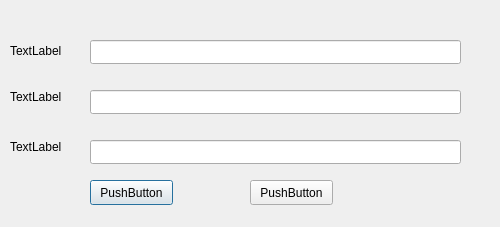
<?xml version="1.0" encoding="UTF-8"?>
<ui version="4.0">
 <class>PasswordDlg</class>
 <widget class="QDialog" name="PasswordDlg">
  <property name="geometry">
   <rect>
    <x>0</x>
    <y>0</y>
    <width>500</width>
    <height>227</height>
   </rect>
  </property>
  <property name="minimumSize">
   <size>
    <width>500</width>
    <height>0</height>
   </size>
  </property>
  <property name="maximumSize">
   <size>
    <width>500</width>
    <height>228</height>
   </size>
  </property>
  <property name="windowTitle">
   <string>Dialog</string>
  </property>
  <widget class="QLabel" name="m_LblPassword1">
   <property name="geometry">
    <rect>
     <x>10</x>
     <y>40</y>
     <width>121</width>
     <height>21</height>
    </rect>
   </property>
   <property name="text">
    <string>TextLabel</string>
   </property>
  </widget>
  <widget class="QLineEdit" name="m_EnterPasswdLineEdit1">
   <property name="geometry">
    <rect>
     <x>90</x>
     <y>40</y>
     <width>371</width>
     <height>24</height>
    </rect>
   </property>
  </widget>
  <widget class="QLabel" name="m_LblPassword2">
   <property name="geometry">
    <rect>
     <x>10</x>
     <y>90</y>
     <width>57</width>
     <height>14</height>
    </rect>
   </property>
   <property name="text">
    <string>TextLabel</string>
   </property>
  </widget>
  <widget class="QLabel" name="m_LblPassword3">
   <property name="geometry">
    <rect>
     <x>10</x>
     <y>140</y>
     <width>57</width>
     <height>14</height>
    </rect>
   </property>
   <property name="text">
    <string>TextLabel</string>
   </property>
  </widget>
  <widget class="QLineEdit" name="m_EnterPasswdLineEdit2">
   <property name="geometry">
    <rect>
     <x>90</x>
     <y>90</y>
     <width>371</width>
     <height>24</height>
    </rect>
   </property>
  </widget>
  <widget class="QLineEdit" name="m_EnterPasswdLineEdit3">
   <property name="geometry">
    <rect>
     <x>90</x>
     <y>140</y>
     <width>371</width>
     <height>24</height>
    </rect>
   </property>
  </widget>
  <widget class="QPushButton" name="m_LeftButton">
   <property name="geometry">
    <rect>
     <x>90</x>
     <y>180</y>
     <width>83</width>
     <height>25</height>
    </rect>
   </property>
   <property name="text">
    <string>PushButton</string>
   </property>
  </widget>
  <widget class="QPushButton" name="m_RightButton">
   <property name="geometry">
    <rect>
     <x>250</x>
     <y>180</y>
     <width>83</width>
     <height>25</height>
    </rect>
   </property>
   <property name="text">
    <string>PushButton</string>
   </property>
  </widget>
  <widget class="QLabel" name="m_msgLabel">
   <property name="geometry">
    <rect>
     <x>40</x>
     <y>210</y>
     <width>341</width>
     <height>16</height>
    </rect>
   </property>
   <property name="text">
    <string/>
   </property>
  </widget>
 </widget>
 <resources/>
 <connections/>
</ui>
